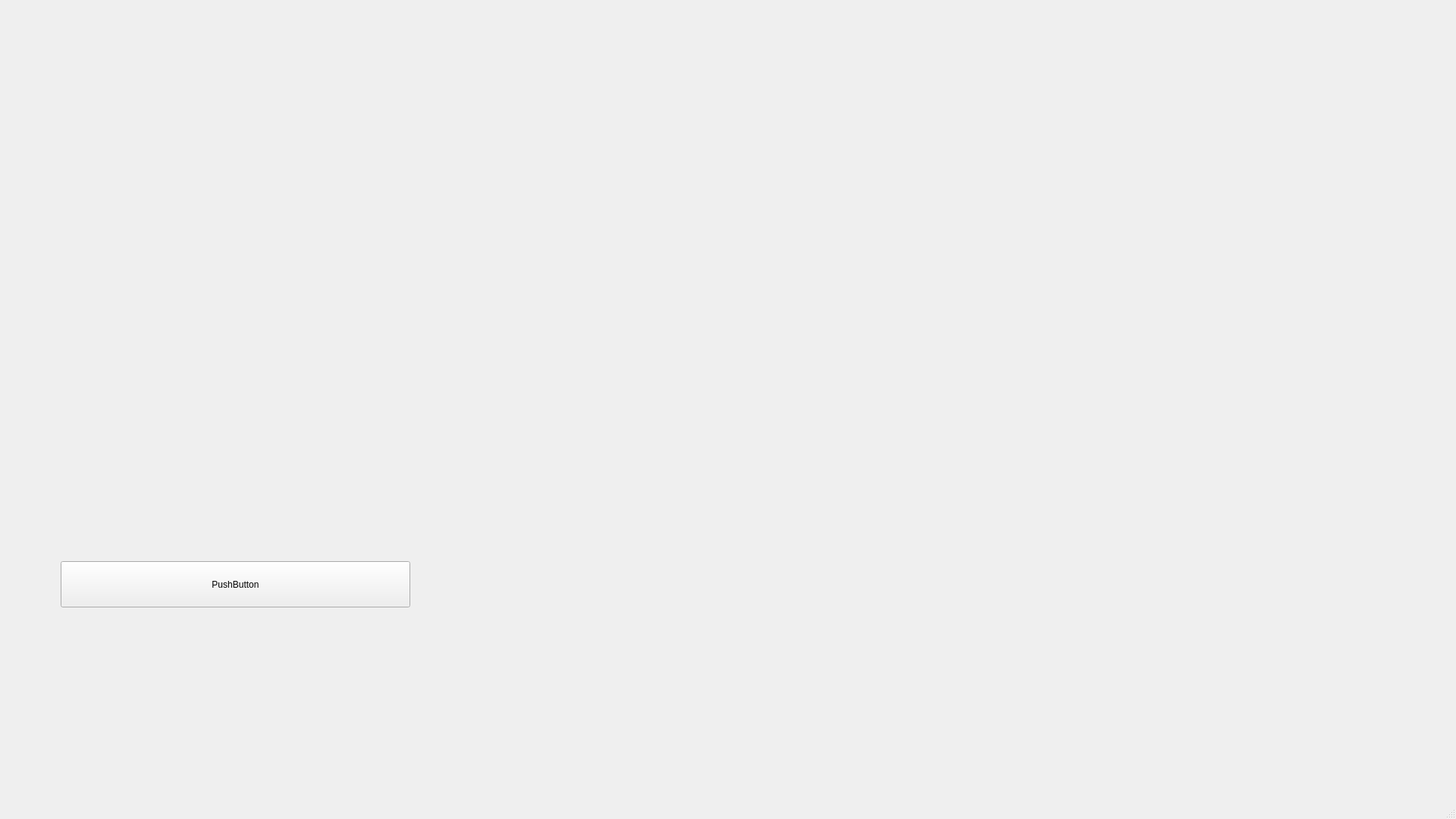
<?xml version="1.0" encoding="UTF-8"?>
<ui version="4.0">
 <class>MainWindow</class>
 <widget class="QMainWindow" name="MainWindow">
  <property name="geometry">
   <rect>
    <x>0</x>
    <y>0</y>
    <width>1920</width>
    <height>1080</height>
   </rect>
  </property>
  <property name="windowTitle">
   <string>MainWindow</string>
  </property>
  <widget class="QWidget" name="centralwidget">
   <widget class="QPushButton" name="btnPredict">
    <property name="geometry">
     <rect>
      <x>80</x>
      <y>740</y>
      <width>461</width>
      <height>61</height>
     </rect>
    </property>
    <property name="text">
     <string>PushButton</string>
    </property>
   </widget>
   <widget class="QLabel" name="label_Camera">
    <property name="geometry">
     <rect>
      <x>10</x>
      <y>10</y>
      <width>291</width>
      <height>191</height>
     </rect>
    </property>
    <property name="text">
     <string/>
    </property>
   </widget>
   <widget class="QLabel" name="label_process">
    <property name="geometry">
     <rect>
      <x>350</x>
      <y>10</y>
      <width>291</width>
      <height>191</height>
     </rect>
    </property>
    <property name="text">
     <string/>
    </property>
   </widget>
  </widget>
  <widget class="QMenuBar" name="menubar">
   <property name="geometry">
    <rect>
     <x>0</x>
     <y>0</y>
     <width>1920</width>
     <height>26</height>
    </rect>
   </property>
  </widget>
  <widget class="QStatusBar" name="statusbar"/>
 </widget>
 <resources/>
 <connections/>
</ui>
